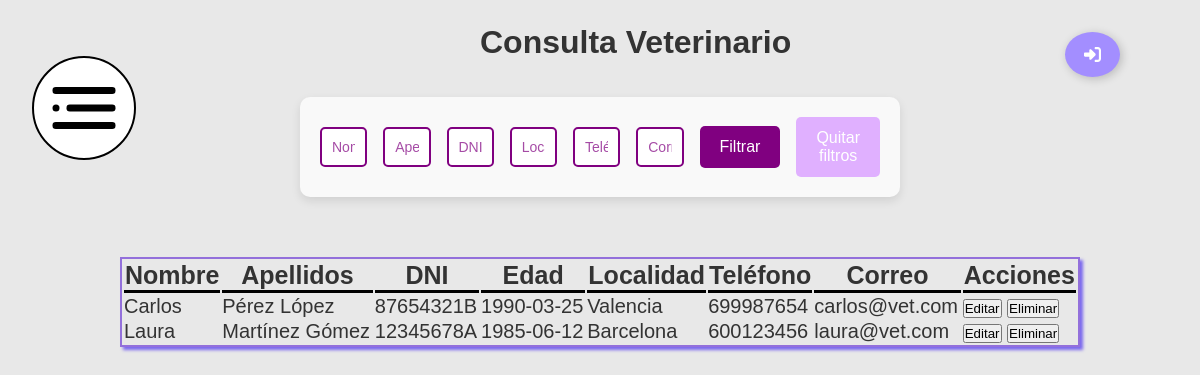
The page /vistas/veterinarios.php (signed in) on the database its author committed.
### tables this page shows
CREATE TABLE veterinario (
    dni_veterinario CHAR(9) PRIMARY KEY NOT NULL,
    nombre_veterinario VARCHAR(40) NOT NULL,
    apellidos_veterinario VARCHAR(50) NOT NULL,
    edad_veterinario DATE NULL,
    localidad_veterinario VARCHAR(85) NULL,
    telefono_veterinario CHAR(9) NULL,
    correo_veterinario VARCHAR(35) NULL,
    password_veterinario VARCHAR(10000) NOT NULL
);

### vistas/veterinarios.php (the view, shortened to what this page needs)
<?php
include('../servicios/conexion.php');
?>
<!DOCTYPE html>
<html lang="es">
<head>
    <link rel="stylesheet" href="../front/estilos.css">
</head>
<body>
    <div class="boton_abrir_menu" id="boton">
        <img src="../media/menu.svg" alt="No se ha podido cargar la imagen" onclick="abrirmenu()">
    </div>
<main id="layout">
    <a class="Btn" href="../procesos/logs/logout.php">
        <div class="sign"></div>
    </a>
    <h1>Consulta Veterinario</h1>
    <section>
        <form method="get" style="margin-bottom:20px; display:flex; gap:1rem; align-items:center;">
            <input type="text" name="nombre" placeholder="Nombre" value="<?= isset($_GET['nombre']) ? htmlspecialchars($_GET['nombre']) : '' ?>">
            <input type="text" name="apellidos" placeholder="Apellidos" value="<?= isset($_GET['apellidos']) ? htmlspecialchars($_GET['apellidos']) : '' ?>">
            <input type="text" name="dni" placeholder="DNI" value="<?= isset($_GET['dni']) ? htmlspecialchars($_GET['dni']) : '' ?>">
            <input type="text" name="localidad" placeholder="Localidad" value="<?= isset($_GET['localidad']) ? htmlspecialchars($_GET['localidad']) : '' ?>">
            <input type="text" name="telefono" placeholder="Teléfono" value="<?= isset($_GET['telefono']) ? htmlspecialchars($_GET['telefono']) : '' ?>">
            <input type="text" name="correo" placeholder="Correo" value="<?= isset($_GET['correo']) ? htmlspecialchars($_GET['correo']) : '' ?>">
            <button type="submit">Filtrar</button>
            <a href="veterinarios.php"><button type="button">Quitar filtros</button></a>
        </form>
        <table>
            <tr>
                <th>Nombre</th>
                <th>Apellidos</th>
                <th>DNI</th>
                <th>Edad</th>
                <th>Localidad</th>
                <th>Teléfono</th>
                <th>Correo</th>
                <th>Acciones</th>
            </tr>
            <?php
            $where_sql = '';
            $sql = "SELECT * FROM veterinario $where_sql ORDER BY nombre_veterinario";
            $result = mysqli_query($conn, $sql);
            if ($result && mysqli_num_rows($result) > 0) {
                while ($row = mysqli_fetch_assoc($result)) {
                    echo "<tr>";
                    echo "<td>{$row['nombre_veterinario']}</td>";
                    echo "<td>{$row['apellidos_veterinario']}</td>";
                    echo "<td>{$row['dni_veterinario']}</td>";
                    echo "<td>{$row['edad_veterinario']}</td>";
                    echo "<td>{$row['localidad_veterinario']}</td>";
                    echo "<td>{$row['telefono_veterinario']}</td>";
                    echo "<td>{$row['correo_veterinario']}</td>";
                    echo "<td>
                            <a href='../formularios/editar_usuario.php?dni_veterinario={$row['dni_veterinario']}'><button>Editar</button></a>
                            <a href='../procesos/delete/delete_veterinario.php?dni_veterinario={$row['dni_veterinario']}'><button>Eliminar</button></a>
                          </td>";
         echo "</tr>";
                }
            } else {
                echo "<tr><td colspan='8'>No hay veterinarios registrados</td></tr>";
            }
            ?>
        </table>
    </section>
</main>
</body>
</html>

### front/estilos.css (style rules this page uses)
* { box-sizing: border-box; margin: 0; padding: 0; }
body { font-family: Arial, sans-serif; margin: 0; padding: 0; background-color: #e8e8e8; color: #333; }
.boton_abrir_menu { position: fixed; margin: 2rem; border: 2px solid black; border-radius: 150px; padding: 0.5rem; height: 6.5rem; width: 6.5rem; visibility: visible; background-color: white; z-index: 2; }
.boton_abrir_menu > img { position: relative; width: 100%; }
.Btn { display: flex; align-items: center; justify-content: flex-start; width: 55px; height: 45px; border: none; border-radius: 50%; cursor: pointer; position: fixed; overflow: hidden; box-shadow: 2px 2px 10px rgba(0, 0, 0, 0.199); background-color: rgb(163, 142, 255); right: 5rem; top: 2rem; }
.sign { width: 100%; display: flex; align-items: center; justify-content: center; }
.sign svg { width: 17px; }
table { width: 80%; margin-left: 10%; border: 2px solid mediumpurple; box-shadow: 3px 3px 3px mediumslateblue; font-size: 20px; margin-top: 5%; }
th { border-bottom: 3px solid black; font-size: 25px; }

### vistas/veterinarios.php (style rules this page uses)
h1 { margin-top: 2%; margin-left: 40%; margin-bottom: 3%; }
form { max-width: 600px; margin: 0 auto; padding: 20px; background-color: #f9f9f9; border-radius: 10px; box-shadow: 0 4px 10px rgba(0, 0, 0, 0.1); }
input[type="text"] { border: 2px solid purple; padding: 10px; margin: 10px 0; width: 100%; border-radius: 5px; font-size: 14px; transition: border-color 0.3s ease; }
button[type="submit"] { background-color: purple; color: white; padding: 12px 20px; border: none; border-radius: 5px; cursor: pointer; font-size: 16px; transition: background-color 0.3s ease; }
button[type="button"] { background-color: #E0B0FF; color: white; padding: 12px 20px; border: none; border-radius: 5px; cursor: pointer; font-size: 16px; transition: background-color 0.3s ease; }
input[type="text"]::placeholder { color: purple; opacity: 0.7; }

### rows shown on the page
veterinario: nombre_veterinario "Carlos", apellidos_veterinario "Pérez López", dni_veterinario "87654321B", edad_veterinario "1990-03-25", localidad_veterinario "Valencia", telefono_veterinario "699987654", correo_veterinario "carlos@vet.com"
veterinario: nombre_veterinario "Laura", apellidos_veterinario "Martínez Gómez", dni_veterinario "12345678A", edad_veterinario "1985-06-12", localidad_veterinario "Barcelona", telefono_veterinario "600123456", correo_veterinario "laura@vet.com"
